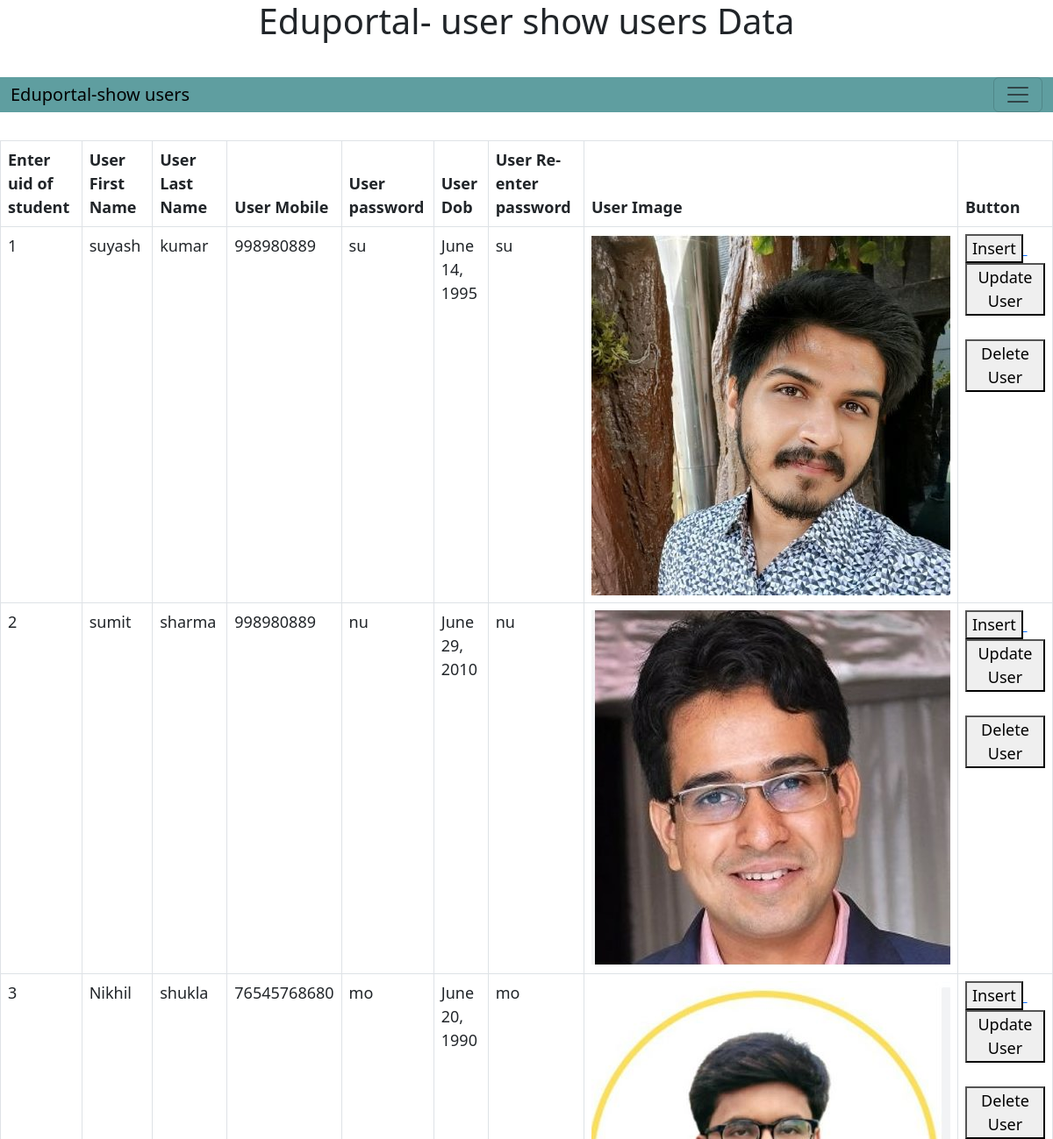
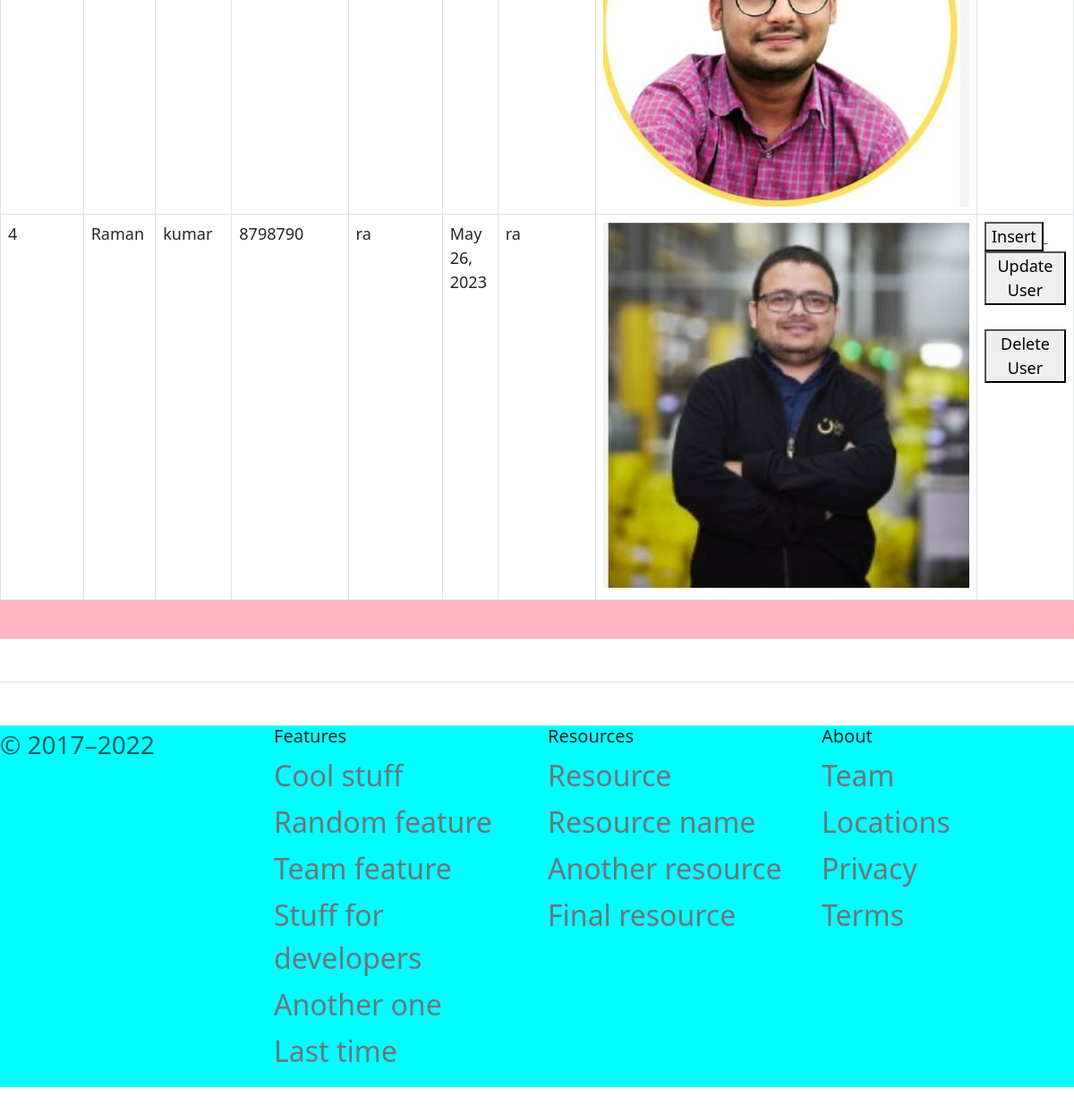
/user/usershowusers, run on the app's committed database (2 pictures, top to bottom).
### myuser/models.py (models this page shows)
class userReg(models.Model):
    uid =  models.IntegerField()
    fname = models.CharField(max_length=30)
    lname = models.CharField(max_length=30)
    mobile = models.IntegerField()
    uimg = models.ImageField(upload_to= "uimg/",  max_length= 100 , null= True)
    email = models.CharField(max_length=30)
    password = models.CharField(max_length=30)
    dob = models.DateField(null=True, blank=True)
    repw = models.CharField(max_length=30)

### myuser/views.py (the view)
# urls.py: path("usershowusers",views.usershowusers, name= "usershowusers"),
def usershowusers(request):
    try:
            allusers = userReg.objects.all()
            print("show all courses",allusers)
            data = {"key1":"value1","key2": "value2","users": allusers}
            return render(request, "myuser/usershowusers.html",data)
    except:
        return render(request, "myuser/usershowusers.html")

### templates/myuser/usershowusers.html (shortened to what this page needs)
<!doctype html>
<html lang="en">
  <head>
    <link href="https://cdn.jsdelivr.net/npm/bootstrap@5.3.0-alpha1/dist/css/bootstrap.min.css" rel="stylesheet">
  </head>
  <body>
    <center><h1> Eduportal- user show users Data </h1></center> &nbsp; &nbsp;
    <nav class="navbar navbar-default custom-navbar">
      {% load static  %}
      <link rel = "stylesheet" href = "{%  static 'styles/usershowusers.css' %}" >
        <div class="container-fluid">
          <a class="navbar-brand" href="#">Eduportal-show users  </a>
          <button class="navbar-toggler" type="button" data-bs-toggle="collapse" data-bs-target="#navbarSupportedContent" aria-controls="navbarSupportedContent" aria-expanded="false" aria-label="Toggle navigation">
            <span class="navbar-toggler-icon"></span>
          </button>
        </div>
      </nav> &nbsp; &nbsp;
     {% load static  %}
     <link rel = "stylesheet" href = "{%  static 'styles/usershowusers.css' %}">
     <div class = "table">
    <table class= "table table-bordered">
        <thead>
            <tr>
                <th scope="col">Enter uid of student</th>
                <th scope="col">User First Name</th>
                <th scope="col"> User Last Name</th>
                <th scope="col">User Mobile</th>
                <th scope="col">User password</th>
                <th scope="col">User Dob</th>
                <th scope="col">User Re-enter password </th>
                <th scope="col"> User Image </th>
                <th scope="col">Button  </th>
              </tr>
            </thead>
{% for user in users %}
          <tr>
            <td scope="col">{{user.uid}}</td>
            <td scope="col">{{user.fname}}</td>
            <td scope="col">{{user.lname}} </td>
            <td scope="col">{{user.mobile}}</td>
            <td scope="col">{{user.password}}</td>
            <td scope="col">{{user.dob}}</td>
            <td scope="col"> {{user.repw}}</td>
            <td scope="col">
              {% if user.uid == 1 %}
              {% load static %}
          <center><img src = "{% static 'uimg/suyash1.jpg' %}"></center>
           {% endif %}
           {% if user.uid == 2 %}
         <center> <img src = "{% static 'uimg/sumit.jpg' %}"></center>
           {% endif %}
           {% if user.uid == 3 %}
           <center> <img src = "{% static 'uimg/Nikhil1.jpg' %}"></center>
             {% endif %}
             {% if user.uid == 4 %}
             <center> <img src = "{% static 'uimg/Raman1.jpg' %}"></center>
               {% endif %}
            </td>
            {% if user.uid == 1 %}
            <td scope="col"> <a href = "http://127.0.0.1:8000/admin/myuser/userreg/add/"> <button>Insert</button> </a> &nbsp;
            <a href = "http://127.0.0.1:8000/admin/myuser/userreg/54/change/"><button>Update User </button></a> &nbsp;
            <a href = "http://127.0.0.1:8000/admin/myuser/userreg/54/delete/"><button> Delete  User </button></a> &nbsp;
            {% endif %}
            {% if user.uid == 2 %}
            <td scope="col"> <a href = "http://127.0.0.1:8000/admin/myuser/userreg/add/"> <button>Insert</button> </a> &nbsp;
            <a href = "http://127.0.0.1:8000/admin/myuser/userreg/55/change/"><button>Update User </button></a> &nbsp;
            <a href = "http://127.0.0.1:8000/admin/myuser/userreg/55/delete/"><button> Delete  User </button></a> &nbsp;
            {% endif %}
            {% if user.uid == 3 %}
            <td scope="col"> <a href = "http://127.0.0.1:8000/admin/myuser/userreg/add/"> <button>Insert</button> </a> &nbsp;
            <a href = "http://127.0.0.1:8000/admin/myuser/userreg/56/change/"><button>Update User </button></a> &nbsp;
            <a href = "http://127.0.0.1:8000/admin/myuser/userreg/56/delete/"><button> Delete  User </button></a> &nbsp;
            {% endif %}
            {% if user.uid == 4 %}
            <td scope="col"> <a href = "http://127.0.0.1:8000/admin/myuser/userreg/add/"> <button>Insert</button> </a> &nbsp;
            <a href = "http://127.0.0.1:8000/admin/myuser/userreg/58/change/"><button>Update User </button></a> &nbsp;
            <a href = "http://127.0.0.1:8000/admin/myuser/userreg/58/delete/"><button> Delete  User </button></a> &nbsp;
            {% endif %}
          </td>
          </tr>
          {% endfor %}
      </table> &nbsp; &nbsp;
      </div>
    <footer class="pt-4 my-md-5 pt-md-5 border-top">
      {% load static  %}
      <link rel = "stylesheet" href = "{%  static 'styles/usershowusers.css' %}" >
      <div class = "footer">
        <div class="row">
            <div class="col-12 col-md">
              <small class="d-block mb-3 text-muted">© 2017–2022</small>
            </div>
            <div class="col-6 col-md">
              <h5>Features</h5>
              <ul class="list-unstyled text-small">
                <li class="mb-1"><a class="link-secondary text-decoration-none" href="#">Cool stuff</a></li>
                <li class="mb-1"><a class="link-secondary text-decoration-none" href="#">Random feature</a></li>
                <li class="mb-1"><a class="link-secondary text-decoration-none" href="#">Team feature</a></li>
                <li class="mb-1"><a class="link-secondary text-decoration-none" href="#">Stuff for developers</a></li>
                <li class="mb-1"><a class="link-secondary text-decoration-none" href="#">Another one</a></li>
                <li class="mb-1"><a class="link-secondary text-decoration-none" href="#">Last time</a></li>
              </ul>
            </div>
            <div class="col-6 col-md">
              <h5>Resources</h5>
              <ul class="list-unstyled text-small">
                <li class="mb-1"><a class="link-secondary text-decoration-none" href="#">Resource</a></li>
                <li class="mb-1"><a class="link-secondary text-decoration-none" href="#">Resource name</a></li>
                <li class="mb-1"><a class="link-secondary text-decoration-none" href="#">Another resource</a></li>
                <li class="mb-1"><a class="link-secondary text-decoration-none" href="#">Final resource</a></li>
              </ul>
            </div>
            <div class="col-6 col-md">
              <h5>About</h5>
              <ul class="list-unstyled text-small">
                <li class="mb-1"><a class="link-secondary text-decoration-none" href="#">Team</a></li>
                <li class="mb-1"><a class="link-secondary text-decoration-none" href="#">Locations</a></li>
                <li class="mb-1"><a class="link-secondary text-decoration-none" href="#">Privacy</a></li>
                <li class="mb-1"><a class="link-secondary text-decoration-none" href="#">Terms</a></li>
              </ul>
            </div>
          </div>
        </footer>
  </body>
</html>

### static/styles/usershowusers.css (style rules this page uses)
.container-fluid { background-color: cadetblue; font-size: xx-large; }
.table { background-color: lightpink; font-size: large; }
.footer { background-color: cyan; font-size: xx-large; }

### data on the page
userReg: uid "1", fname "suyash", lname "kumar", mobile "998980889", password "su", dob "June 14, 1995", repw "su", shows "Insert"
userReg: uid "2", fname "sumit", lname "sharma", mobile "998980889", password "nu", dob "June 29, 2010", repw "nu", shows "Insert"
userReg: uid "3", fname "Nikhil", lname "shukla", mobile "76545768680", password "mo", dob "June 20, 1990", repw "mo", shows "Insert"
userReg: uid "4", fname "Raman", lname "kumar", mobile "8798790", password "ra", dob "May 26, 2023", repw "ra", shows "Insert"
